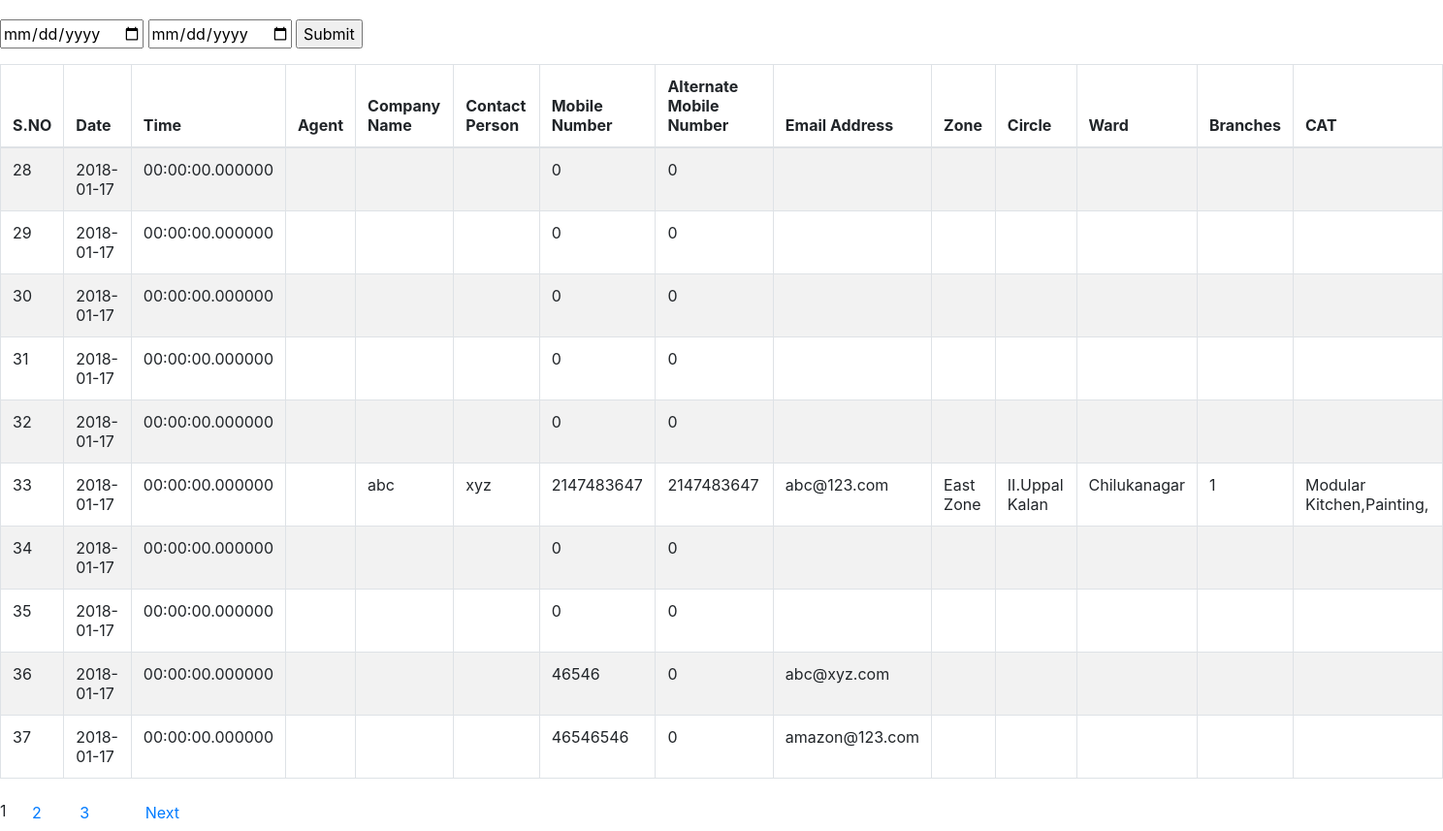
The page /admin/welcome1.php on the database its author committed.
### tables this page shows
CREATE TABLE `cat` (
  `sno` int(100) NOT NULL,
  `Date` date NOT NULL,
  `Time` time(6) NOT NULL,
  `Agent` varchar(20) NOT NULL,
  `Company_Name` varchar(20) NOT NULL,
  `Contact_Person` varchar(20) NOT NULL,
  `Mobile_Number` int(10) DEFAULT NULL,
  `Alternate_Mobile_Number` int(10) DEFAULT NULL,
  `Email_Address` varchar(50) NOT NULL,
  `Zone` text NOT NULL,
  `circle` text NOT NULL,
  `ward` text NOT NULL,
  `Branches` varchar(50) NOT NULL,
  `cat` varchar(100) NOT NULL
);

### admin/welcome1.php (the view)
<?php
include('pagination.php');
?>
<!DOCTYPE html>
<html>
<head>
</head>
<body>
<div>
	<div style="height: 20px;"></div>
<form method="post">
	<input type="date" name="sdate" />
	<input type="date" name="edate" />
	<input type="submit" name="sub" />
</form>
	<table  class="table table-striped table-bordered table-hover">
		<thead>
			<th>S.NO</th>
			<th>Date</th>
			<th>Time</th>
			<th>Agent</th>
			<th>Company Name</th>
			<th>Contact Person</th>
			<th>Mobile Number</th>
			<th>Alternate Mobile Number</th>
			<th>Email Address</th>
			<th>Zone</th>
			<th>Circle</th>
			<th>Ward</th>
			<th>Branches</th>
			<th>CAT</th>
		</thead>
		<tbody>
		<?php
			while($crow = mysqli_fetch_array($nquery)){
			?>
				<tr>
					<td><?php echo $crow['sno']; ?></td>
					<td><?php echo $crow['Date']; ?></td>
					<td><?php echo $crow['Time']; ?></td>
					<td><?php echo $crow['Agent']; ?></td>
					<td><?php echo $crow['Company_Name']; ?></td>
					<td><?php echo $crow['Contact_Person']; ?></td>
					<td><?php echo $crow['Mobile_Number']; ?></td>
					<td><?php echo $crow['Alternate_Mobile_Number']; ?></td>
					<td><?php echo $crow['Email_Address']; ?></td>
					<td><?php echo $crow['Zone']; ?></td>
					<td><?php echo $crow['circle']; ?></td>
					<td><?php echo $crow['ward']; ?></td>
					<td><?php echo $crow['Branches']; ?></td>
					<td><?php echo $crow['cat']; ?></td>
				</tr>
			<?php
			}
		?>
		</tbody>
	</table>
	<div id="pagination_controls"><?php echo $paginationCtrls; ?></div>
</div>
</body>
</html>

### admin/dbconnection.php (shortened to what this page needs)
<link rel="stylesheet" href="https://maxcdn.bootstrapcdn.com/bootstrap/4.0.0-alpha.6/css/bootstrap.min.css">
<link href="https://maxcdn.bootstrapcdn.com/font-awesome/4.7.0/css/font-awesome.min.css" rel="stylesheet">

### admin/pagination.php (shortened to what this page needs)
<?php
	include("dbconnection.php");
	  $query=mysqli_query($con,"select count(*) from `cat` WHERE Date BETWEEN '2018-01-17' AND '2018-01-18' ");
	$row = mysqli_fetch_row($query);
	$rows = $row[0];
	$page_rows = 10;
	$last = ceil($rows/$page_rows);
	$pagenum = 1;
	$limit = 'LIMIT ' .($pagenum - 1) * $page_rows .',' .$page_rows;
	$nquery=mysqli_query($con,"select * from `cat` WHERE Date BETWEEN '2018-01-17' AND '2018-01-18' ORDER BY date ASC $limit");
	$paginationCtrls = '';
	if($last != 1){
	$paginationCtrls .= ''.$pagenum.' &nbsp; ';
	for($i = $pagenum+1; $i <= $last; $i++){
		$paginationCtrls .= '<a href="'.$_SERVER['PHP_SELF'].'?pn='.$i.'" class="btn btn-default">'.$i.'</a> &nbsp; ';
	}
    if ($pagenum != $last) {
        $next = $pagenum + 1;
        $paginationCtrls .= ' &nbsp; &nbsp; <a href="'.$_SERVER['PHP_SELF'].'?pn='.$next.'" class="btn btn-default">Next</a> ';
    }
	}
?>

### rows shown on the page
cat: sno "28", Date "2018-01-17", Time "00:00:00.000000", Mobile_Number "0", Alternate_Mobile_Number "0"
cat: sno "29", Date "2018-01-17", Time "00:00:00.000000", Mobile_Number "0", Alternate_Mobile_Number "0"
cat: sno "30", Date "2018-01-17", Time "00:00:00.000000", Mobile_Number "0", Alternate_Mobile_Number "0"
cat: sno "31", Date "2018-01-17", Time "00:00:00.000000", Mobile_Number "0", Alternate_Mobile_Number "0"
cat: sno "32", Date "2018-01-17", Time "00:00:00.000000", Mobile_Number "0", Alternate_Mobile_Number "0"
cat: sno "33", Date "2018-01-17", Time "00:00:00.000000", Company_Name "abc", Contact_Person "xyz", Mobile_Number "2147483647", Alternate_Mobile_Number "2147483647", Email_Address "abc@123.com", Zone "East Zone", circle "II.Uppal Kalan", ward "Chilukanagar", Branches "1", cat "Modular Kitchen,Painting,"
cat: sno "34", Date "2018-01-17", Time "00:00:00.000000", Mobile_Number "0", Alternate_Mobile_Number "0"
cat: sno "35", Date "2018-01-17", Time "00:00:00.000000", Mobile_Number "0", Alternate_Mobile_Number "0"
cat: sno "36", Date "2018-01-17", Time "00:00:00.000000", Mobile_Number "46546", Alternate_Mobile_Number "0", Email_Address "abc@xyz.com"
cat: sno "37", Date "2018-01-17", Time "00:00:00.000000", Mobile_Number "46546546", Alternate_Mobile_Number "0", Email_Address "amazon@123.com"
